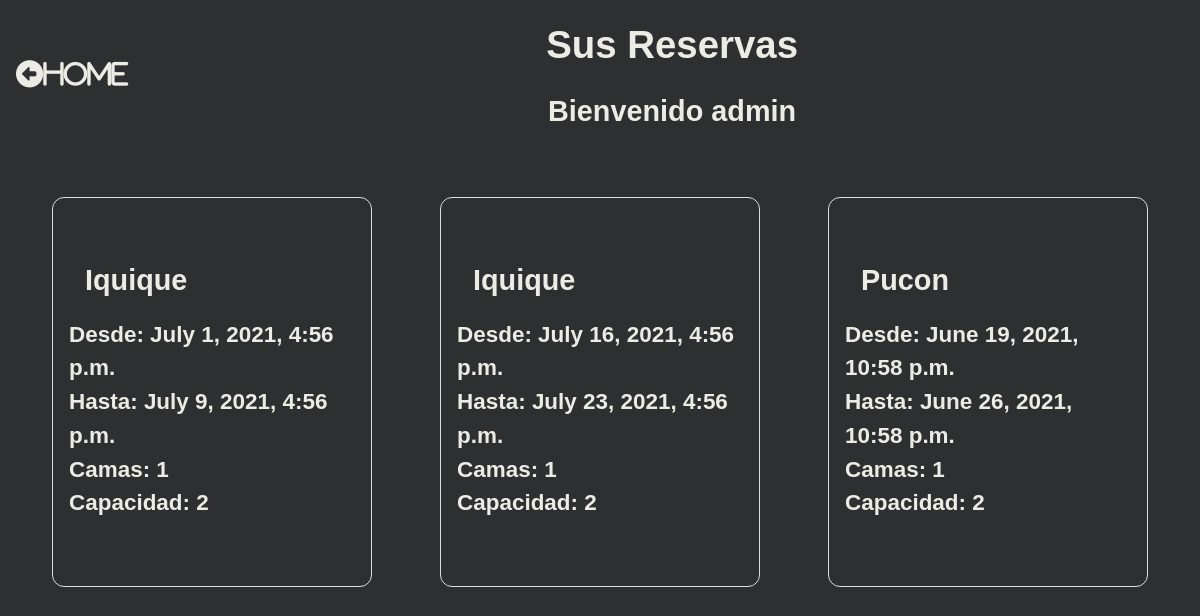
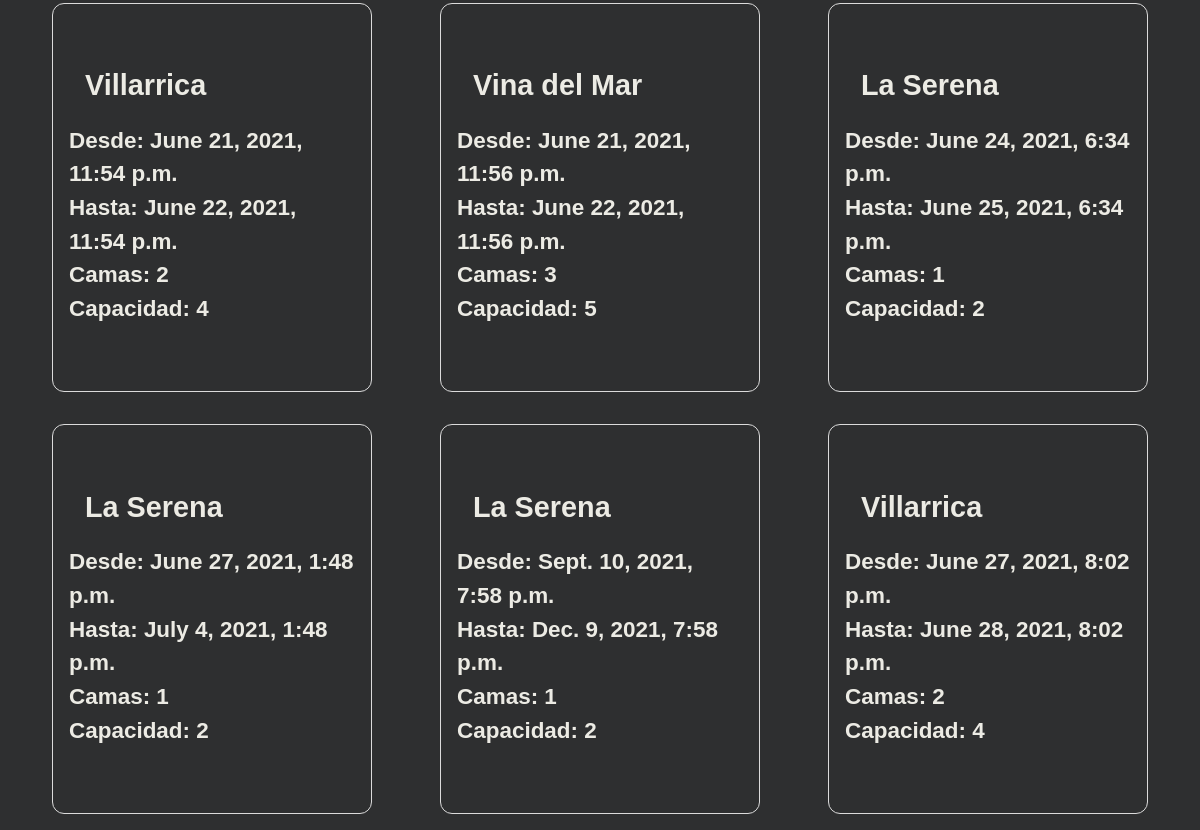
The app's page /reserva_list/ (signed in), older data (2 pictures, top to bottom).
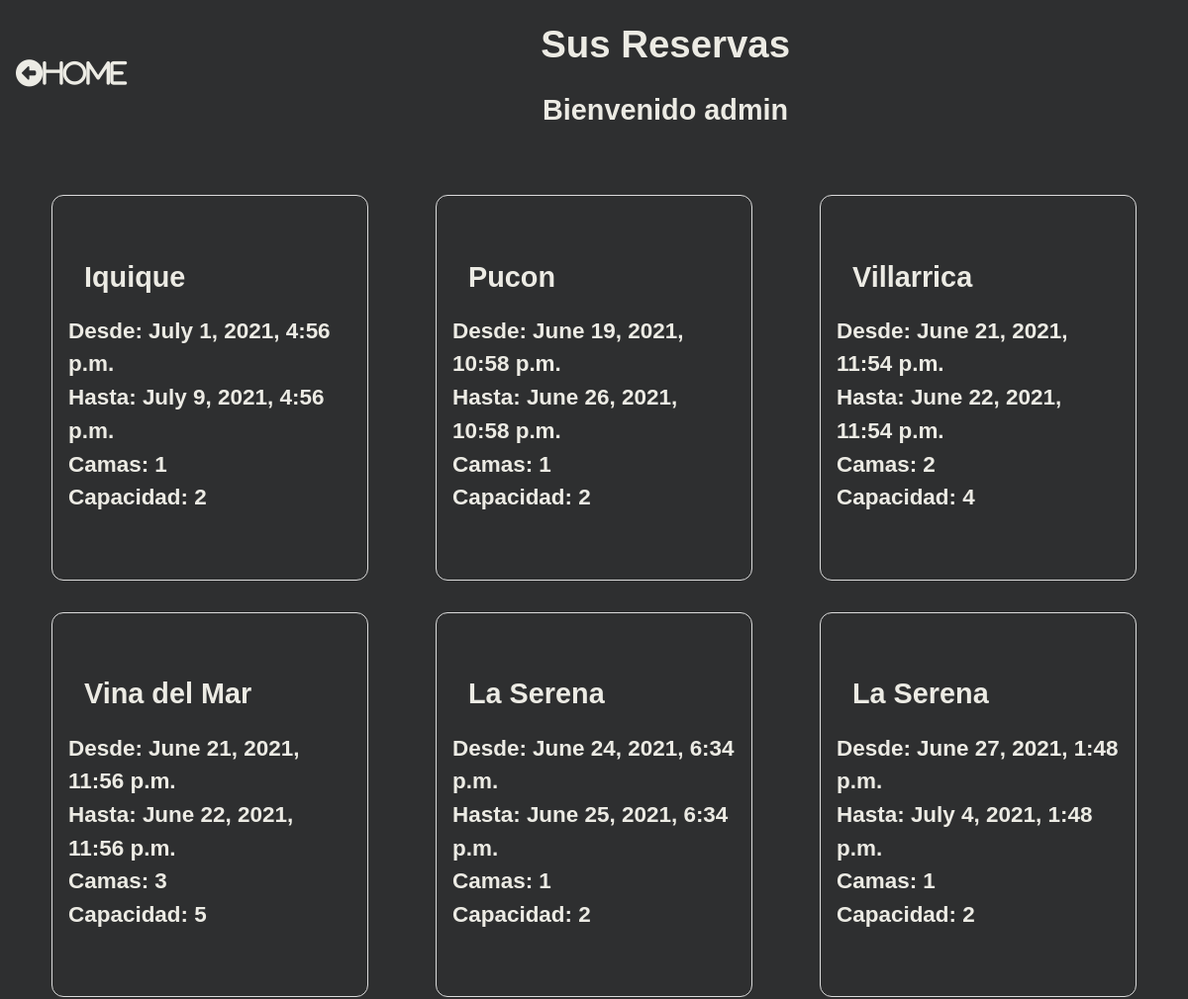
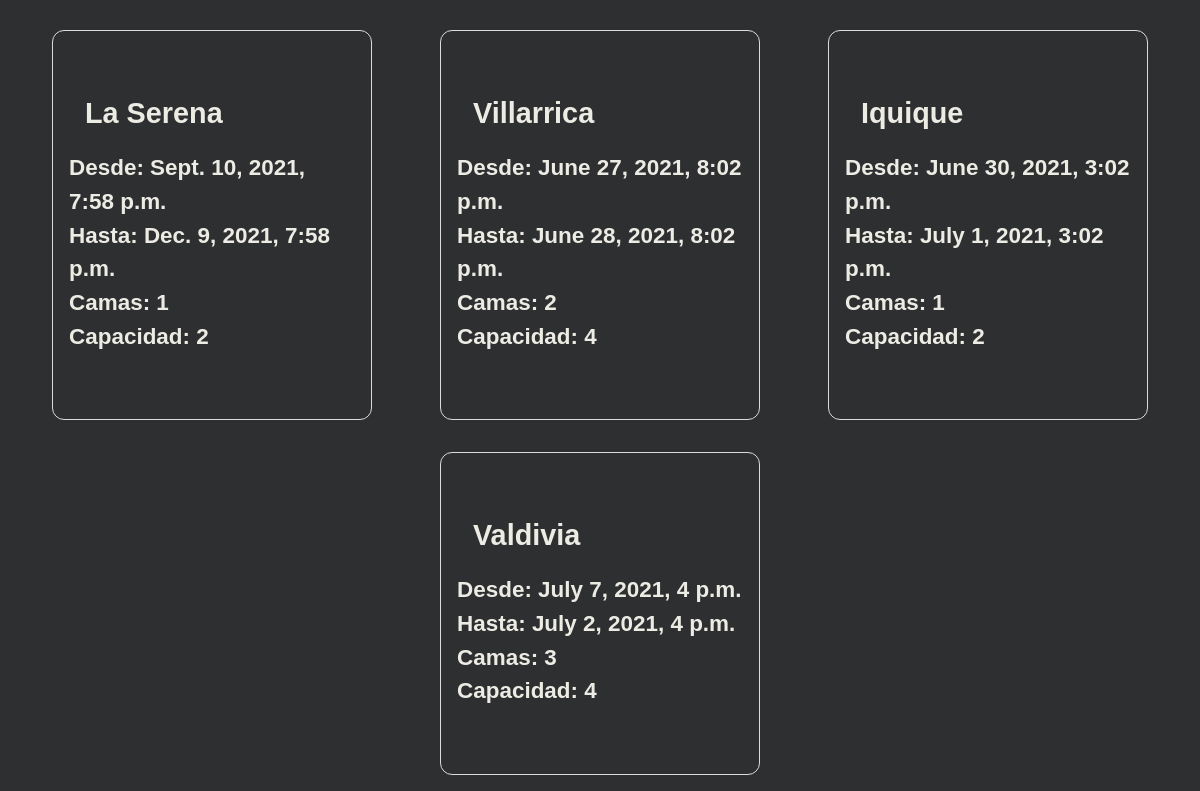
The same page, newer data (2 pictures, top to bottom).
### arriendo/models.py (models this page shows, shortened)
class Reserva(models.Model):
    user = models.ForeignKey(settings.AUTH_USER_MODEL, on_delete=models.CASCADE)
    depto = models.ForeignKey(Depto, on_delete=models.CASCADE)
    check_in = models.DateTimeField()
    check_out = models.DateTimeField()
    def get_depto_category(self):
        depto_categories = dict(self.depto.DEPTO_CATEGORIES)
        depto_category = depto_categories.get(self.depto.category)
        return depto_category
    def get_cancel_reserva_url(self):
        return reverse_lazy('arriendo:CancelReservaView',args=[self.pk,])

class Depto(models.Model):
    DEPTO_CATEGORIES = (
        ('VIN','Vina del Mar'),
        ('SER','La Serena'),
        ('PUC','Pucon'),
        ('VIL','Villarrica'),
        ('VAL','Valdivia'),
        ('IQU','Iquique'),
        ('FRU','Frutillar'),
    )
    category = models.CharField(max_length=3, choices=DEPTO_CATEGORIES,default='Iquique')
    precio = models.IntegerField()
    capacidad = models.IntegerField()
    camas = models.IntegerField()

### arriendo/views.py (the view)
# urls.py: path('reserva_list/', ReservaListView.as_view(),name='ReservaListView'),#"as_view" pq en views.py esta declaraddo como clase y no como funcion
class ReservaListView(ListView):
    model = Reserva
    template_name = 'reserva_list_view.html'
    def get_queryset(self,*args, **kwargs):
        if self.request.user.is_staff:
            reserva_list = Reserva.objects.all()
            return reserva_list
        else:
            reserva_list = Reserva.objects.filter(user=self.request.user)
            return reserva_list

### arriendo/templates/reserva_list_view.html (shortened to what this page needs)
{% load static %}
<!DOCTYPE html>
<html lang="en">
<head>
    <link rel="stylesheet" href="{% static 'arriendo/css/reserva_list_view.css' %}">
</head>
<body>
    <div class="content">
        <div class="header">
            <div class="headings">
                <h1>Sus Reservas</h1>
                <h2>Bienvenido {{user}}</h2>
            </div>
            <div class="home">
                <div class="home">
                    <a href="{% url 'arriendo:DeptoListView' %}"><i class="fas fa-arrow-alt-circle-left">Home</i></a>
                </div>
            </div>
        </div>
        <div class="bookings">
            {% for reserva in reserva_list %}
            <div class="booking">
                <div class="category">
                    <h2>{{reserva.get_depto_category}}</h2>
                </div>
                <div class="from">
                    <h3>Desde: {{reserva.check_in}}</h3>
                </div>
                <div class="to">
                    <h3>Hasta: {{reserva.check_out}}</h3>
                </div>
                <div class="beds">
                    <h3>Camas: {{reserva.depto.camas}}</h3>
                </div>
                <div class="capacity">
                    <h3>Capacidad: {{reserva.depto.capacidad}}</h3>
                </div>
                <div class="cancel"><a href="{{reserva.get_cancel_reserva_url}}" class="invisible"></a></div>
            </div>
            {% endfor %}
        </div>
</body>
</html>

### arriendo/static/arriendo/css/reserva_list_view.css (style rules this page uses)
* { padding:0; margin:0; box-sizing: border-box; }
body { font-family: sans-serif; background-color: rgb(46, 47, 48); color: rgb(236, 235, 228); line-height: 1.5; font-size: 1.2rem; text-align: center; }
.content { display: flex; flex-direction: column; }
.header { flex: 1; display: flex; flex-flow: row-reverse wrap; justify-content: space-evenly; align-items: center; }
.headings { flex:1.5; }
.home { flex:0.1; }
.bookings { margin-top: 2rem; flex:1; display: flex; flex-direction: row; flex-wrap: wrap; justify-content: space-evenly; }
.booking { flex:1; max-width:20vw; min-width: 20rem; text-align: left; border: 1px solid #dbdbdb; padding:1rem; border-radius: 0.75rem; margin:1rem; }
a i { margin: 1rem; color:rgb(236, 235, 228); text-decoration: none; }
.home a i { font-size: 1.7rem; }
h1,h2 { margin:1rem; }

Row changes from the older to the newer data that the page shows:
removed Reserva: get_depto_category "Iquique", check_in "July 16, 2021, 4:56 p.m.", check_out "July 23, 2021, 4:56 p.m.", depto.camas "1", depto.capacidad "2"
added Reserva: get_depto_category "Iquique", check_in "June 30, 2021, 3:02 p.m.", check_out "July 1, 2021, 3:02 p.m.", depto.camas "1", depto.capacidad "2"
added Reserva: get_depto_category "Valdivia", check_in "July 7, 2021, 4 p.m.", check_out "July 2, 2021, 4 p.m.", depto.camas "3", depto.capacidad "4"
